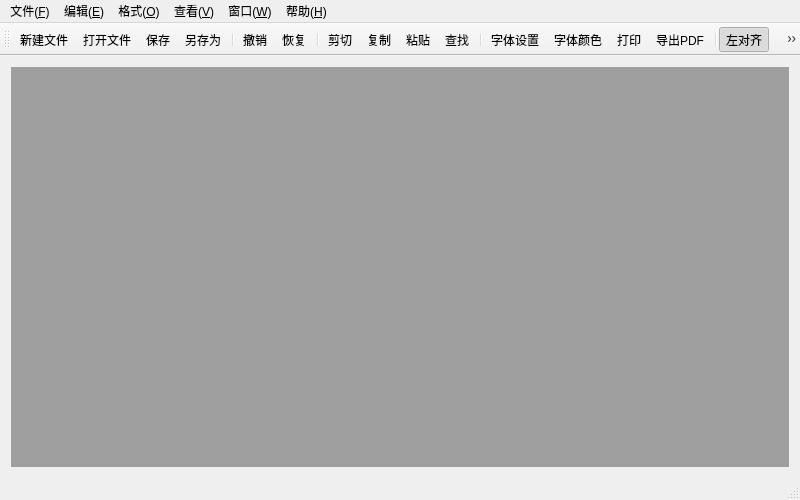
<?xml version="1.0" encoding="UTF-8"?>
<ui version="4.0">
 <class>MainWindow</class>
 <widget class="QMainWindow" name="MainWindow">
  <property name="geometry">
   <rect>
    <x>0</x>
    <y>0</y>
    <width>800</width>
    <height>500</height>
   </rect>
  </property>
  <property name="windowTitle">
   <string>MainWindow</string>
  </property>
  <widget class="QWidget" name="centralWidget">
   <layout class="QGridLayout" name="gridLayout">
    <item row="0" column="0">
     <widget class="QMdiArea" name="mdiArea"/>
    </item>
   </layout>
  </widget>
  <widget class="QMenuBar" name="menuBar">
   <property name="geometry">
    <rect>
     <x>0</x>
     <y>0</y>
     <width>800</width>
     <height>23</height>
    </rect>
   </property>
   <widget class="QMenu" name="menuF">
    <property name="title">
     <string>文件(&amp;F)</string>
    </property>
    <addaction name="actionNew"/>
    <addaction name="actionOpen"/>
    <addaction name="separator"/>
    <addaction name="actionSave"/>
    <addaction name="actionSaveAs"/>
    <addaction name="separator"/>
    <addaction name="actionPrint"/>
    <addaction name="actionPrintPreview"/>
    <addaction name="actionPDF"/>
    <addaction name="separator"/>
    <addaction name="actionExit"/>
   </widget>
   <widget class="QMenu" name="menuE">
    <property name="title">
     <string>编辑(&amp;E)</string>
    </property>
    <addaction name="actionUndo"/>
    <addaction name="actionRedo"/>
    <addaction name="separator"/>
    <addaction name="actionCut"/>
    <addaction name="actionCopy"/>
    <addaction name="actionPaste"/>
    <addaction name="actionDel"/>
    <addaction name="separator"/>
    <addaction name="actionSelectAll"/>
    <addaction name="actionClear"/>
    <addaction name="separator"/>
    <addaction name="actionFind"/>
    <addaction name="actionReplace"/>
   </widget>
   <widget class="QMenu" name="menuH">
    <property name="title">
     <string>帮助(&amp;H)</string>
    </property>
    <addaction name="actionAbout"/>
   </widget>
   <widget class="QMenu" name="menuV">
    <property name="title">
     <string>查看(&amp;V)</string>
    </property>
    <addaction name="actionToobarShow"/>
    <addaction name="actionStatusBarShow"/>
    <addaction name="separator"/>
    <addaction name="actionHighLightShow"/>
    <addaction name="separator"/>
    <addaction name="actionzoomIn"/>
    <addaction name="actionzoomOut"/>
   </widget>
   <widget class="QMenu" name="menuO">
    <property name="title">
     <string>格式(&amp;O)</string>
    </property>
    <addaction name="actionSwitch"/>
    <addaction name="separator"/>
    <addaction name="actionFont"/>
    <addaction name="actionFontColor"/>
    <addaction name="separator"/>
    <addaction name="actionleft"/>
    <addaction name="actioncenter"/>
    <addaction name="actionright"/>
    <addaction name="actionjustify"/>
   </widget>
   <widget class="QMenu" name="menuW">
    <property name="title">
     <string>窗口(&amp;W)</string>
    </property>
    <widget class="QMenu" name="menuViewMode">
     <property name="title">
      <string>视图模式</string>
     </property>
     <addaction name="actiontabbed"/>
     <addaction name="actionwindow"/>
    </widget>
    <widget class="QMenu" name="menuWindows">
     <property name="title">
      <string>选择窗口</string>
     </property>
    </widget>
    <addaction name="menuViewMode"/>
    <addaction name="separator"/>
    <addaction name="actionTile"/>
    <addaction name="actionCascade"/>
    <addaction name="separator"/>
    <addaction name="actionPrevious"/>
    <addaction name="actionNext"/>
    <addaction name="separator"/>
    <addaction name="actionClose"/>
    <addaction name="actionCloseAll"/>
    <addaction name="separator"/>
    <addaction name="menuWindows"/>
   </widget>
   <addaction name="menuF"/>
   <addaction name="menuE"/>
   <addaction name="menuO"/>
   <addaction name="menuV"/>
   <addaction name="menuW"/>
   <addaction name="menuH"/>
  </widget>
  <widget class="QToolBar" name="mainToolBar">
   <attribute name="toolBarArea">
    <enum>TopToolBarArea</enum>
   </attribute>
   <attribute name="toolBarBreak">
    <bool>false</bool>
   </attribute>
   <addaction name="actionNew"/>
   <addaction name="actionOpen"/>
   <addaction name="actionSave"/>
   <addaction name="actionSaveAs"/>
   <addaction name="separator"/>
   <addaction name="actionUndo"/>
   <addaction name="actionRedo"/>
   <addaction name="separator"/>
   <addaction name="actionCut"/>
   <addaction name="actionCopy"/>
   <addaction name="actionPaste"/>
   <addaction name="actionFind"/>
   <addaction name="separator"/>
   <addaction name="actionFont"/>
   <addaction name="actionFontColor"/>
   <addaction name="actionPrint"/>
   <addaction name="actionPDF"/>
   <addaction name="separator"/>
   <addaction name="actionleft"/>
   <addaction name="actioncenter"/>
   <addaction name="actionright"/>
   <addaction name="actionjustify"/>
  </widget>
  <widget class="QStatusBar" name="statusBar"/>
  <action name="actionNew">
   <property name="icon">
    <iconset resource="resources.qrc">
     <normaloff>:/images/new.png</normaloff>:/images/new.png</iconset>
   </property>
   <property name="text">
    <string>新建文件</string>
   </property>
  </action>
  <action name="actionOpen">
   <property name="icon">
    <iconset resource="resources.qrc">
     <normaloff>:/images/open.png</normaloff>:/images/open.png</iconset>
   </property>
   <property name="text">
    <string>打开文件...</string>
   </property>
  </action>
  <action name="actionSave">
   <property name="icon">
    <iconset resource="resources.qrc">
     <normaloff>:/images/save.png</normaloff>:/images/save.png</iconset>
   </property>
   <property name="text">
    <string>保存</string>
   </property>
  </action>
  <action name="actionSaveAs">
   <property name="icon">
    <iconset resource="resources.qrc">
     <normaloff>:/images/asave.png</normaloff>:/images/asave.png</iconset>
   </property>
   <property name="text">
    <string>另存为...</string>
   </property>
  </action>
  <action name="actionExit">
   <property name="icon">
    <iconset resource="resources.qrc">
     <normaloff>:/images/quit.png</normaloff>:/images/quit.png</iconset>
   </property>
   <property name="text">
    <string>退出</string>
   </property>
  </action>
  <action name="actionAbout">
   <property name="icon">
    <iconset resource="resources.qrc">
     <normaloff>:/images/about.png</normaloff>:/images/about.png</iconset>
   </property>
   <property name="text">
    <string>关于</string>
   </property>
  </action>
  <action name="actionUndo">
   <property name="icon">
    <iconset resource="resources.qrc">
     <normaloff>:/images/undo.png</normaloff>:/images/undo.png</iconset>
   </property>
   <property name="text">
    <string>撤销</string>
   </property>
  </action>
  <action name="actionRedo">
   <property name="icon">
    <iconset resource="resources.qrc">
     <normaloff>:/images/redo.png</normaloff>:/images/redo.png</iconset>
   </property>
   <property name="text">
    <string>恢复</string>
   </property>
  </action>
  <action name="actionCut">
   <property name="icon">
    <iconset resource="resources.qrc">
     <normaloff>:/images/cut.png</normaloff>:/images/cut.png</iconset>
   </property>
   <property name="text">
    <string>剪切</string>
   </property>
  </action>
  <action name="actionCopy">
   <property name="icon">
    <iconset resource="resources.qrc">
     <normaloff>:/images/copy.png</normaloff>:/images/copy.png</iconset>
   </property>
   <property name="text">
    <string>复制</string>
   </property>
  </action>
  <action name="actionPaste">
   <property name="icon">
    <iconset resource="resources.qrc">
     <normaloff>:/images/paste.png</normaloff>:/images/paste.png</iconset>
   </property>
   <property name="text">
    <string>粘贴</string>
   </property>
  </action>
  <action name="actionPrint">
   <property name="icon">
    <iconset resource="resources.qrc">
     <normaloff>:/images/fileprint.png</normaloff>:/images/fileprint.png</iconset>
   </property>
   <property name="text">
    <string>打印</string>
   </property>
  </action>
  <action name="actionPrintPreview">
   <property name="icon">
    <iconset resource="resources.qrc">
     <normaloff>:/images/fileprint_preview.png</normaloff>:/images/fileprint_preview.png</iconset>
   </property>
   <property name="text">
    <string>打印预览</string>
   </property>
  </action>
  <action name="actionPDF">
   <property name="icon">
    <iconset resource="resources.qrc">
     <normaloff>:/images/exportpdf.png</normaloff>:/images/exportpdf.png</iconset>
   </property>
   <property name="text">
    <string>导出PDF</string>
   </property>
  </action>
  <action name="actionDel">
   <property name="icon">
    <iconset resource="resources.qrc">
     <normaloff>:/images/stock_delete.png</normaloff>:/images/stock_delete.png</iconset>
   </property>
   <property name="text">
    <string>删除</string>
   </property>
  </action>
  <action name="actionSelectAll">
   <property name="icon">
    <iconset resource="resources.qrc">
     <normaloff>:/images/edit-select-all.png</normaloff>:/images/edit-select-all.png</iconset>
   </property>
   <property name="text">
    <string>全选</string>
   </property>
  </action>
  <action name="actionClear">
   <property name="icon">
    <iconset resource="resources.qrc">
     <normaloff>:/images/editclear.png</normaloff>:/images/editclear.png</iconset>
   </property>
   <property name="text">
    <string>清空</string>
   </property>
  </action>
  <action name="actionFind">
   <property name="icon">
    <iconset resource="resources.qrc">
     <normaloff>:/images/find.png</normaloff>:/images/find.png</iconset>
   </property>
   <property name="text">
    <string>查找</string>
   </property>
  </action>
  <action name="actionReplace">
   <property name="icon">
    <iconset resource="resources.qrc">
     <normaloff>:/images/replace.png</normaloff>:/images/replace.png</iconset>
   </property>
   <property name="text">
    <string>替换</string>
   </property>
  </action>
  <action name="actionzoomIn">
   <property name="icon">
    <iconset resource="resources.qrc">
     <normaloff>:/images/zoom_in.png</normaloff>:/images/zoom_in.png</iconset>
   </property>
   <property name="text">
    <string>放大</string>
   </property>
  </action>
  <action name="actionzoomOut">
   <property name="icon">
    <iconset resource="resources.qrc">
     <normaloff>:/images/zoom_out.png</normaloff>:/images/zoom_out.png</iconset>
   </property>
   <property name="text">
    <string>缩小</string>
   </property>
  </action>
  <action name="actionSwitch">
   <property name="checkable">
    <bool>true</bool>
   </property>
   <property name="text">
    <string>自动换行</string>
   </property>
  </action>
  <action name="actionToobarShow">
   <property name="checkable">
    <bool>true</bool>
   </property>
   <property name="checked">
    <bool>true</bool>
   </property>
   <property name="text">
    <string>工具栏</string>
   </property>
  </action>
  <action name="actionStatusBarShow">
   <property name="checkable">
    <bool>true</bool>
   </property>
   <property name="checked">
    <bool>true</bool>
   </property>
   <property name="text">
    <string>状态栏</string>
   </property>
  </action>
  <action name="actionHighLightShow">
   <property name="checkable">
    <bool>true</bool>
   </property>
   <property name="text">
    <string>高亮显示</string>
   </property>
  </action>
  <action name="actionFont">
   <property name="icon">
    <iconset resource="resources.qrc">
     <normaloff>:/images/font.png</normaloff>:/images/font.png</iconset>
   </property>
   <property name="text">
    <string>字体设置</string>
   </property>
  </action>
  <action name="actionFontColor">
   <property name="icon">
    <iconset resource="resources.qrc">
     <normaloff>:/images/textcolor.png</normaloff>:/images/textcolor.png</iconset>
   </property>
   <property name="text">
    <string>字体颜色</string>
   </property>
  </action>
  <action name="actionleft">
   <property name="checkable">
    <bool>true</bool>
   </property>
   <property name="checked">
    <bool>true</bool>
   </property>
   <property name="icon">
    <iconset resource="resources.qrc">
     <normaloff>:/images/textleft.png</normaloff>:/images/textleft.png</iconset>
   </property>
   <property name="text">
    <string>左对齐</string>
   </property>
  </action>
  <action name="actioncenter">
   <property name="checkable">
    <bool>true</bool>
   </property>
   <property name="icon">
    <iconset resource="resources.qrc">
     <normaloff>:/images/textcenter.png</normaloff>:/images/textcenter.png</iconset>
   </property>
   <property name="text">
    <string>居中对齐</string>
   </property>
  </action>
  <action name="actionright">
   <property name="checkable">
    <bool>true</bool>
   </property>
   <property name="icon">
    <iconset resource="resources.qrc">
     <normaloff>:/images/textright.png</normaloff>:/images/textright.png</iconset>
   </property>
   <property name="text">
    <string>右对齐</string>
   </property>
  </action>
  <action name="actionjustify">
   <property name="checkable">
    <bool>true</bool>
   </property>
   <property name="icon">
    <iconset resource="resources.qrc">
     <normaloff>:/images/textjustify.png</normaloff>:/images/textjustify.png</iconset>
   </property>
   <property name="text">
    <string>两端对齐</string>
   </property>
  </action>
  <action name="actionTile">
   <property name="checkable">
    <bool>true</bool>
   </property>
   <property name="checked">
    <bool>false</bool>
   </property>
   <property name="text">
    <string>平铺</string>
   </property>
  </action>
  <action name="actionCascade">
   <property name="checkable">
    <bool>true</bool>
   </property>
   <property name="text">
    <string>层叠</string>
   </property>
  </action>
  <action name="actionPrevious">
   <property name="text">
    <string>上一窗口</string>
   </property>
  </action>
  <action name="actionNext">
   <property name="text">
    <string>下一窗口</string>
   </property>
  </action>
  <action name="actionClose">
   <property name="text">
    <string>关闭当前</string>
   </property>
  </action>
  <action name="actionCloseAll">
   <property name="text">
    <string>关闭所有</string>
   </property>
  </action>
  <action name="actiontabbed">
   <property name="checkable">
    <bool>true</bool>
   </property>
   <property name="text">
    <string>标签模式</string>
   </property>
  </action>
  <action name="actionwindow">
   <property name="checkable">
    <bool>true</bool>
   </property>
   <property name="checked">
    <bool>true</bool>
   </property>
   <property name="text">
    <string>窗口模式</string>
   </property>
  </action>
  <action name="action1">
   <property name="text">
    <string>1</string>
   </property>
  </action>
 </widget>
 <layoutdefault spacing="6" margin="11"/>
 <resources>
  <include location="resources.qrc"/>
 </resources>
 <connections/>
</ui>
